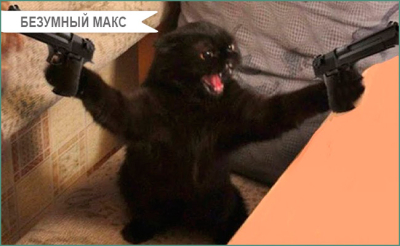
#> input picture images/crazy/1.jpg, 400 x 246 px; its folder holds only this picture in this run
$ python -i main.py   (imports and definitions only)
#> lines starting #> are read from the running program, lines starting #| are printed output that depends on the picture
# КОТОГАДАЛКА - Приложение для гаданий


import os
import sys

python_dir = sys.base_prefix
os.environ['TCL_LIBRARY'] = os.path.join(python_dir, 'tcl', 'tcl8.6')
os.environ['TK_LIBRARY'] = os.path.join(python_dir, 'tcl', 'tk8.6')

# --- ИМПОРТЫ ---
import tkinter as tk
from tkinter import messagebox
from PIL import Image, ImageTk
import random
import json
import sqlite3
from datetime import datetime, timedelta


# ============================================================
# БАЗА ДАННЫХ (SQLite)
# ============================================================

class Database:
    """
    Класс для работы с базой данных SQLite.
    Хранит результаты тестов и раскладов таро.
    """

    # [125 lines left out: functions __init__, create_tables, save_mood_result, save_tarot_reading, get_mood_history, get_tarot_history and 3 more, not called in this run]

    def close(self):
        self.connection.close()
        print("[DB] Соединение закрыто")


# ============================================================
# ДАННЫЕ ДЛЯ ТЕСТА НАСТРОЕНИЯ
# ============================================================

QUESTIONS = [
    {
        "text": "Как ты себя чувствуешь прямо сейчас?",
        "options": [
            {"text": "Хочу спать и ничего не делать", "score": 1},
            {"text": "Немного устал(а)", "score": 2},
            {"text": "Нормально, обычный день", "score": 3},
            {"text": "Довольно бодро!", "score": 4},
            {"text": "Полон(на) энергии! 🔥", "score": 5}
        ]
    },
    {
        "text": "Что бы ты хотел(а) сделать прямо сейчас?",
        "options": [
            {"text": "Свернуться клубочком и уснуть", "score": 1},
            {"text": "Посидеть в тишине", "score": 2},
            {"text": "Посмотреть что-нибудь", "score": 3},
            {"text": "Пообщаться с друзьями", "score": 4},
            {"text": "Активно провести время!", "score": 5}
        ]
    },
    {
        "text": "Как ты относишься к сегодняшнему дню?",
        "options": [
            {"text": "Хочу, чтобы он скорее закончился", "score": 1},
            {"text": "Как-то не очень...", "score": 2},
            {"text": "Обычный день", "score": 3},
            {"text": "Хороший день!", "score": 4},
            {"text": "Отличный день! Всё супер!", "score": 5}
        ]
    },
    {
        "text": "Выбери погоду, которая тебе ближе сейчас:",
        "options": [
            {"text": "🌧️ Дождь за окном", "score": 1},
            {"text": "☁️ Пасмурно", "score": 2},
            {"text": "⛅ Переменная облачность", "score": 3},
            {"text": "🌤️ Солнце выглядывает", "score": 4},
            {"text": "☀️ Яркое солнце!", "score": 5}
        ]
    },
    {
        "text": "Если бы ты был(а) котом, что бы делал(а)?",
        "options": [
            {"text": "Спал(а) весь день", "score": 1},
            {"text": "Лежал(а) и смотрел(а) в окно", "score": 2},
            {"text": "Гулял(а) по дому", "score": 3},
            {"text": "Играл(а) с игрушками", "score": 4},
            {"text": "Носился(ась) как сумасшедший!", "score": 5}
        ]
    }
]

CAT_TYPES = [
    {
        "name": "Сонный котик 😴",
        "description": "Сегодня тебе нужен отдых. Позволь себе расслабиться, "
                       "как кот на мягком пледе. Не требуй от себя слишком многого.",
        "min_score": 5, "max_score": 9,
        "color": "#9E9E9E", "image_folder": "sleepy"
    },
    {
        "name": "Задумчивый кот 🐱",
        "description": "Ты сегодня в созерцательном настроении. Хорошее время "
                       "для размышлений и планирования.",
        "min_score": 10, "max_score": 14,
        "color": "#78909C", "image_folder": "thoughtful"
    },
    {
        "name": "Довольный котик 😺",
        "description": "У тебя хорошее, стабильное настроение! Как кот, который "
                       "поел и теперь доволен жизнью. Мур-мур!",
        "min_score": 15, "max_score": 19,
        "color": "#81C784", "image_folder": "happy"
    },
    {
        "name": "Игривый кот 😸",
        "description": "Ты полон энергии и готов к приключениям! Отличный день "
                       "для активностей и новых начинаний!",
        "min_score": 20, "max_score": 22,
        "color": "#FFB74D", "image_folder": "playful"
    },
    {
        "name": "Кот-ураган 🙀",
        "description": "Энергия бьёт через край! Ты как кот в 3 часа ночи — "
                       "готов свернуть горы и носиться по потолку!",
        "min_score": 23, "max_score": 25,
        "color": "#FF7043", "image_folder": "crazy"
    }
]

IMAGES_FOLDER = "images"

# Названия дней недели (индекс 0 = Воскресенье в SQLite)
WEEKDAYS = ["Вс", "Пн", "Вт", "Ср", "Чт", "Пт", "Сб"]


# ============================================================
# ФУНКЦИИ ДЛЯ РАБОТЫ С КАРТИНКАМИ
# ============================================================

# [14 lines left out: function get_random_local_image, not called in this run]


def load_local_image(image_path, max_width=250, max_height=250):
#> called with image_path = 'images/crazy/1.jpg', max_width = 250, max_height = 250
    try:
        image = Image.open(image_path)
#> image is the input picture: PIL image 400x246 RGB; mean R, G, B 119.8, 88.1, 68

        if image.mode in ('RGBA', 'P', 'LA'):
            background = Image.new('RGB', image.size, (255, 255, 255))
            if image.mode == 'P':
                image = image.convert('RGBA')
            if 'A' in image.mode:
                background.paste(image, mask=image.split()[-1])
            else:
                background.paste(image)
            image = background
        elif image.mode != 'RGB':
            image = image.convert('RGB')

        width, height = image.size
#> width = 400; height = 246
        ratio = min(max_width / width, max_height / height)
#> ratio = 0.625

        if ratio < 1:
            new_width = int(width * ratio)
#> new_width = 250
            new_height = int(height * ratio)
#> new_height = 153
            image = image.resize((new_width, new_height), Image.LANCZOS)
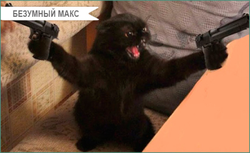
#> image: PIL image 250x153 RGB; mean R, G, B 119.9, 88, 68

        return ImageTk.PhotoImage(image)
    except Exception as e:
        print(f"[IMG] Ошибка: {e}")
        return None


# ============================================================
# КЛАССЫ ДЛЯ ТАРО
# ============================================================

class TarotCard:
    # [4 lines left out: function __init__, not called in this run]


class Deck:
    BASEPATH = 'images/tarot/png/'

    # [16 lines left out: functions __init__, pull_card, not called in this run]

    def reset(self):
        self.__init__()


# [60 lines left out: functions translate_prediction, get_prediction, not called in this run]


# ============================================================
# ГЛАВНОЕ ПРИЛОЖЕНИЕ
# ============================================================

class MainApp:
    BG_COLOR = "#1a1a2e"
    ACCENT_COLOR = "#e94560"
    BUTTON_COLOR = "#16213e"
    TEXT_COLOR = "#ffffff"
    GRAY_COLOR = "#a0a0a0"

    # [21 lines left out: function __init__, not called in this run]

    def clear_screen(self):
        for widget in self.main_frame.winfo_children():
            widget.destroy()

    # ==================== ГЛАВНОЕ МЕНЮ ====================

    # [548 lines left out: functions show_main_menu, start_mood_test, show_mood_question, answer_mood_question, get_cat_type, show_mood_result and 10 more, not called in this run]

    def run(self):
        self.window.mainloop()
        self.db.close()


# ============================================================
# ТОЧКА ВХОДА
# ============================================================

# [3 lines not run here, left out]

>>> result = load_local_image('images/crazy/1.jpg')

$ run again, on images/crazy/crazy_3.jpg
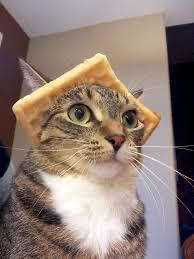
#> input picture images/crazy/crazy_3.jpg, 194 x 259 px
#> in load_local_image, image is the input picture: PIL image 194x259 RGB; mean R, G, B 142.8, 124.9, 116.3
#> in load_local_image, `image = image.resize((new_width, new_height), Image.LANCZOS)`:
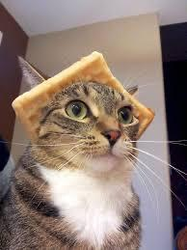
#> image: PIL image 187x250 RGB; mean R, G, B 142.8, 124.9, 116.3
